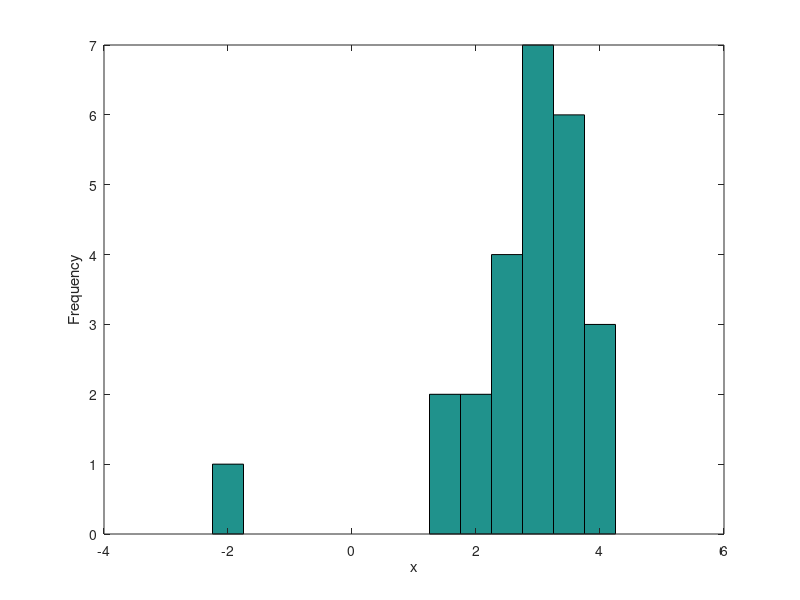

The MATLAB script that drew this image: (Note: this script raises an error after producing the figure.)
%openExample('stats_featured/nonparametricCDFdemo')

%% Nonparametric Estimates of Cumulative Distribution Functions and Their Inverses
% This example shows how to estimate the cumulative distribution function
% (CDF) from data in a non-parametric or semi-parametric fashion. It also
% illustrates the inversion method for generating random numbers from the
% estimated CDF. The Statistics and Machine Learning Toolbox(TM) includes
% more than two dozen random number generator functions for parametric
% univariate probability distributions. These functions allow you to
% generate random inputs for a wide variety of simulations, however, there
% are situations where it is necessary to generate random values to
% simulate data that are not described by a simple parametric family.
%
% The toolbox also includes the functions |pearsrnd| and |johnsrnd|, for
% generating random values without having to specify a parametric distribution
% from which to draw--those functions allow you to specify a distribution in
% terms of its moments or quantiles, respectively.
%
% However, there are still situations where even more flexibility is needed,
% to generate random values that "imitate" data that you have collected even
% more closely. In this case, you might use a nonparametric estimate of the
% CDF of those data, and use the inversion method to generate random values.  
% The inversion method involves generating uniform random values on the unit 
% interval, and transforming them to a desired distribution using the inverse 
% CDF for that distribution.
%
% From the opposite perspective, it is sometimes desirable to use a
% nonparametric estimate of the CDF to transform observed data onto the unit
% interval, giving them an approximate uniform distribution.
%
% The |ecdf| function computes one type of nonparametric CDF estimate, the
% empirical CDF, which is a stairstep function.  This example illustrates some
% smoother alternatives, which may be more suitable for simulating or
% transforming data from a continuous distribution.

%   Copyright 2007-2014 The MathWorks, Inc.


%%
% For the purpose of illustration, here are some simple simulated data. There
% are only 25 observations, a small number chosen to make the plots in the
% example easier to read.  The data are also sorted to simplify plotting.

rng(19,'twister');
n = 25;
x = evrnd(3,1,n,1); x = sort(x);
hist(x,-2:.5:4.5);
xlabel('x'); ylabel('Frequency');

%%
% empirical cdf
[Fi,xi] = ecdf(x);
%% Kernel Estimators for the CDF and Inverse CDF
% Instead of estimating the CDF using a piecewise linear function, you can
% perform kernel estimation using the |ksdensity| function to make a smooth
% nonparametric estimate. Though it is often used to make a nonparametric
% _density_ estimate, |ksdensity| can also estimate other functions.  For
% example, to transform your original data to the unit interval, use it to
% estimate the CDF.
F = ksdensity(x, x, 'function','cdf', 'width',.35);
stairs(xi,Fi,'r');
hold on
plot(x,F,'b.');
hold off
xlim([-2.5 5]); xlabel('x'); ylabel('F(x)');
legend({'ECDF' 'Kernel Estimates'},'location','NW');

%%
% |ksdensity| also provides a convenient way to evaluate the kernel CDF
% estimate at points other than the original data.  For example, plot the
% estimate as a smooth curve.
y = linspace(-2.5,5,1000);
Fy = ksdensity(x, y, 'function','cdf', 'width',.35);
stairs(xi,Fi,'r');
hold on
plot(y,Fy,'b-');
hold off
legend({'ECDF' 'Kernel Estimate'},'location','NW');

%%
% |ksdensity| uses a bandwidth parameter to control the amount of smoothing in
% the estimates it computes, and it is possible to let |ksdensity| choose a
% default value.  The examples here use a fairly small bandwidth to limit the
% amount of smoothing.  Even so, the kernel estimate does not follow the ECDF
% as closely as the piecewise linear estimate does. 

%%
% One way to estimate the inverse CDF using kernel estimation is to compute the
% kernel CDF estimate on a grid of points spanning the range of the original
% data, and then use the same procedure as for the piecewise linear estimate.  For
% example, to plot the inverse CDF kernel estimate as a smooth curve, simply
% swap the axes.
stairs(Fi,[xi(2:end); xi(end)],'r');
hold on
plot(Fy,y,'b-');
hold off
ylim([-2.5 5]); ylabel('x'); xlabel('F(x)');
legend({'ECDF' 'Kernel Estimate'},'location','NW');

%% 
% To transform uniform random values back to the scale of the original data, 
% interpolate using the grid of CDF estimates.
u = rand(10000,1);
Finv = @(u) interp1(Fy,y,u,'linear','extrap');
hist(Finv(u),-2.5:.25:5);
xlabel('x'); ylabel('Frequency');

%%
% Notice that the simulated data using the kernel CDF estimate has not
% completely "smoothed over" the two individual observations to the left of
% zero present in the original data.  The kernel estimate uses a fixed
% bandwidth.  With the particular bandwidth value used in this example, those
% two observations contribute to two localized areas of density, rather than a
% wide flat region as was the case with the piecewise linear estimate. In
% contrast, the kernel estimate has smoothed the data _more_ in the right tail
% than the piecewise linear estimate.

%%%%%%%
%% Here %%
%%%%%%%
%%
% Another way to generate simulated data using kernel estimation is to use
% |ksdensity| to compute an estimate of the inverse CDF directly, again using
% the |'function'| parameter.  For example, transform those same uniform values.
r = ksdensity(x, u, 'function','icdf', 'width',.35);

%%
% However, using the latter method can be time-consuming for large amounts of
% data. A simpler, but equivalent, method is to resample with replacement from
% the original data and add some appropriate random noise.
r = datasample(x,100000,'replace',true) + normrnd(0,.35,100000,1);

%%
% If you generate enough random values, a histogram of the result follows the
% kernel density estimate of the original data very closely.
binwidth = .25;
edges = -2.5:binwidth:6;
ctrs = edges(1:end-1) + binwidth./2;
counts = histc(r,edges); counts = counts(1:end-1);
bar(ctrs,counts./(sum(counts).*binwidth),1,'FaceColor',[.9 .9 .9]);
hold on
xgrid = edges(1):.1:edges(end);
fgrid = ksdensity(x, xgrid, 'function','pdf', 'width',.3);
plot(xgrid,fgrid,'k-');
hold off
xlabel('x'); ylabel('f(x)');

%%
% This semiparametric estimate has smoothed the tails of the data more than
% the center, because of the parametric model used in the tails.  In that
% sense, the estimate is more similar to the piecewise linear estimate than to
% the kernel estimate. However, it is also possible to use |paretotails| to
% create a semiparametric fit that uses kernel estimation in the center of the
% data.


%% Conclusions
% This example illustrates three methods for computing a non- or semi-parametric
% CDF or inverse CDF estimate from data.  The three methods impose different
% amounts and types of smoothing on the data.  Which method you choose depends
% on how each method captures or fails to capture what you consider the
% important features of your data.
